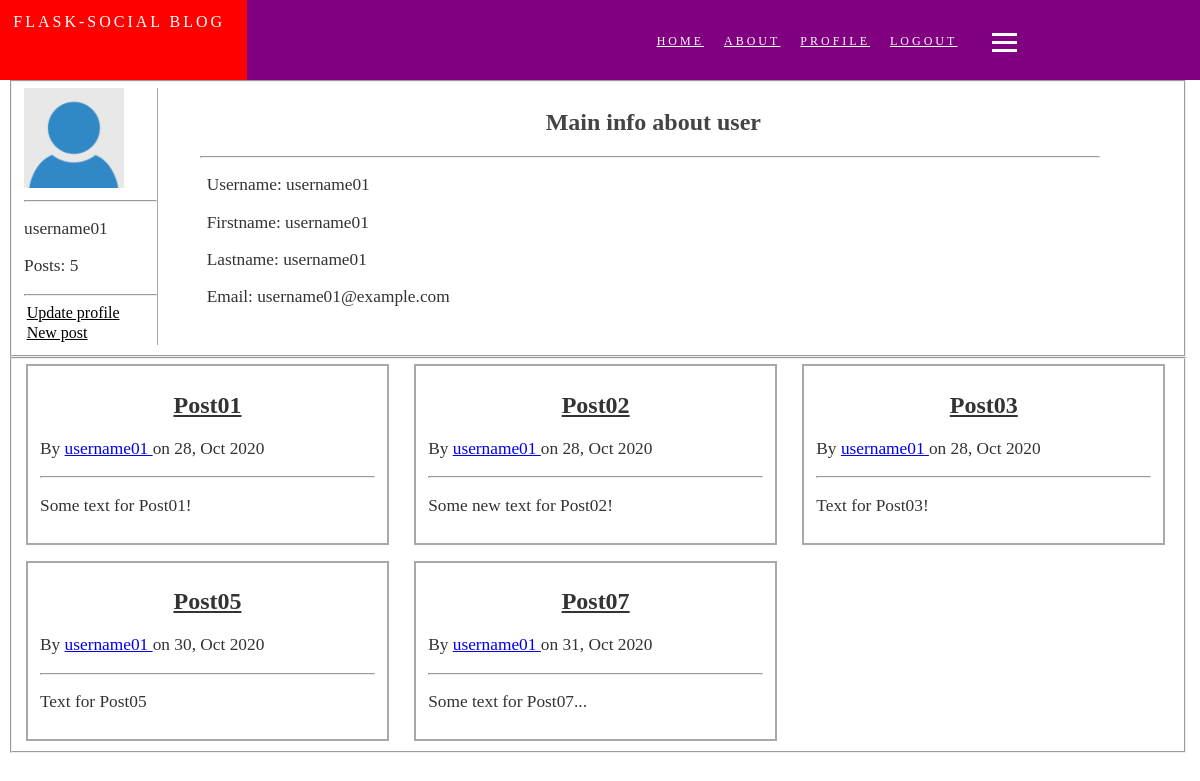
/username01 (signed in), run on the app's committed database.
### app/models.py (models this page shows, shortened)
class User(db.Model, UserMixin):
    id = db.Column(db.Integer, primary_key=True, autoincrement=True)
    firstname = db.Column(db.String(20), nullable=False)
    lastname = db.Column(db.String(20), nullable=False)
    username = db.Column(db.String(20), unique=True, nullable=False)
    email = db.Column(db.String(120), unique=True, nullable=False)
    password = db.Column(db.String(60), unique=True, nullable=False)
    image_file = db.Column(db.String(20), nullable=False, default='default.png')
    posts = db.relationship('Post',
                            backref='author',
                            primaryjoin="User.id==Post.author_id")
    comments = db.relationship('Comments',
                            backref='author',
                            primaryjoin="User.id==Comments.author_id")
    def __init__(self, firstname='', lastname='', username='', email='',
                 password=''):
        self.firstname = firstname
        self.lastname = lastname
        self.username = username
        self.email = email
        self.password = generate_password_hash(password)

class Post(db.Model):
    id = db.Column(db.Integer, primary_key=True, autoincrement=True)
    title = db.Column(db.String(100), nullable=False)
    date = db.Column(db.DateTime, nullable=False, default=datetime.utcnow)
    text = db.Column(db.Text, nullable=False)
    author_id = db.Column(db.Integer, db.ForeignKey('user.id'), nullable=False)
    comments = db.relationship('Comments', backref='post', lazy=True)

### app/user/views.py (the view)
@user_blueprint.route("/<username>", methods=['GET', 'POST'])
@login_required
def profile(username):
    form = forms.ProfileForm()
    user = User.query.filter_by(username=username).first()
    posts = Post.query.filter_by(author=user).all()
    num_posts = len(posts)
    image_file = url_for('static',
                        filename='pictures/' + user.image_file)
    return render_template('profile.html',
                            form=form,
                            image_file=image_file,
                            username=username,
                            firstname=user.firstname,
                            lastname=user.lastname,
                            email=user.email,
                            num_posts=num_posts,
                            posts=posts)

### app/models.py (called while the page is built)
@login_manager.user_loader
def load_user(id):
    u = User.query.get(id)
    return User(u.firstname, u.lastname, u.username, u.email, u.password)

### app/templates/user/profile.html (shortened to what this page needs)
{% extends "layout.html" %}
{% block content %}
	<form>
		<fieldset class="user-info-fieldset">
			<div class="user-main-info">
				<img src="{{ image_file }}" width="100" height="100">
				<hr>
				<p>{{ username }}</p>
				<p>Posts: {{ num_posts }}</p>
				<hr>
				{% if current_user.username != username %}
					<li><a href="#">Follow</a></li>
					<li><a href="#">Message</a></li>
				{% else %}
					<li>
						<a href="{{ url_for('user.update_profile', username=username) }}">
							Update profile
						</a>
					</li>
					<li><a href="{{ url_for('posts.new') }}">New post</a></li>
				{% endif %}
			</div>
			<div class="user-info">
				<h2>Main info about user</h2>
				<hr>
				<p>Username: {{ username }}</p>
				<p>Firstname: {{ firstname }}</p>
				<p>Lastname: {{ lastname }}</p>
				<p>Email: {{ email }}</p>
			</div>
		</fieldset>
		<fieldset class="feed-fieldset">
			{% if num_posts == 0 %}
				<p>
					{% if current_user.username == username %}
						You
					{% else %}
						{{ username }}
					{% endif %}
					have not posted yet.
				</p>
			{% else %}
				{% for post in posts %}
					<fieldset class="profile-posts-fieldset">
						<h2>
							<a href="{{ url_for('posts.posts', post_id=post.id) }}">
								{{ post.title }}
							</a>
						</h2>
						<p>
							By
							<a href="{{ url_for('user.profile', username=post.author.username) }}">
								{{ post.author.username }}
							</a>
							on {{ post.date.strftime('%d, %b %Y') }}
						</p>
						<hr>
						<p>{{ post.text }}</p>
					</fieldset>
				{% endfor %}
			{% endif %}
		</fieldset>
	</form>
{% endblock content %}

### app/static/main.css (style rules this page uses)
body { background: #ffffff; color: #333333; margin-top: 5rem; }
h1, h2, h3, h4, h5, h6 { color: #444444; text-align: center; }
h2 a { color: #333333; }
p { font-size: 13pt; }

### app/static/profile.css (style rules this page uses)
.user-info-fieldset { width: 97%; display: grid; grid-template-columns: repeat(2, 1fr); grid-gap: 1em; }
.user-main-info, .user-info-btns { min-width: 100pt; max-width: 100pt; border-right: 1pt solid darkgrey; }
.user-main-info a { color: black; }
.user-main-info li { margin: 2pt; list-style: none; }
.user-info { position: absolute; top: 67pt; left: 150pt; min-width: 75%; max-width: 75%; text-indent: 5pt; }

### app/static/feed.css (style rules this page uses)
.feed-fieldset { width: 97%; display: grid; grid-template-columns: repeat(3, 1fr); grid-gap: 1em; }
.posts-fieldset, .profile-posts-fieldset { width: 90%; border: 2pt solid darkgrey; }

### data on the page
User: firstname "username01", lastname "username01", email "username01@example.com"
Post: title "Post01", author.username "username01", date "28, Oct 2020", text "Some text for Post01!"
Post: title "Post02", author.username "username01", date "28, Oct 2020", text "Some new text for Post02!"
Post: title "Post03", author.username "username01", date "28, Oct 2020", text "Text for Post03!"
Post: title "Post05", author.username "username01", date "30, Oct 2020", text "Text for Post05"
Post: title "Post07", author.username "username01", date "31, Oct 2020", text "Some text for Post07..."

### other printed values
{{ username }} "username01"
{{ num_posts }} "5"
